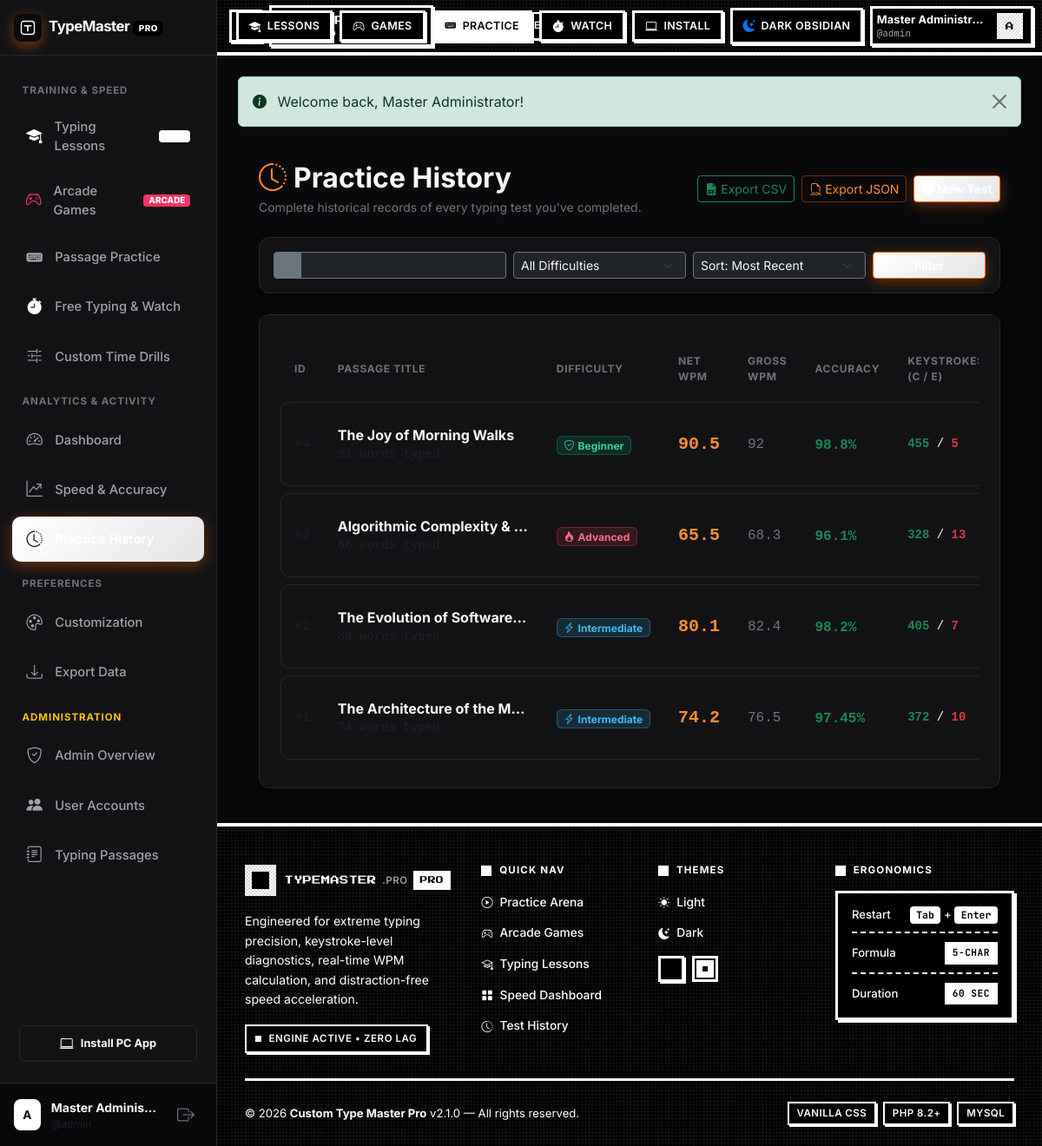
The app's page /history.php (signed in) with its own data.
### tables this page shows
CREATE TABLE `typing_results` (
  `id` INT UNSIGNED AUTO_INCREMENT PRIMARY KEY,
  `user_id` INT UNSIGNED NOT NULL,
  `passage_id` INT UNSIGNED DEFAULT NULL,
  `gross_wpm` DECIMAL(6,2) NOT NULL DEFAULT 0.00,
  `net_wpm` DECIMAL(6,2) NOT NULL DEFAULT 0.00,
  `accuracy` DECIMAL(5,2) NOT NULL DEFAULT 0.00,
  `duration_seconds` INT UNSIGNED NOT NULL DEFAULT 60,
  `elapsed_seconds` DECIMAL(6,2) NOT NULL DEFAULT 0.00,
  `words_typed` INT UNSIGNED NOT NULL DEFAULT 0,
  `total_keystrokes` INT UNSIGNED NOT NULL DEFAULT 0,
  `correct_keystrokes` INT UNSIGNED NOT NULL DEFAULT 0,
  `error_keystrokes` INT UNSIGNED NOT NULL DEFAULT 0,
  `backspace_count` INT UNSIGNED NOT NULL DEFAULT 0,
  `difficulty` ENUM('beginner', 'intermediate', 'advanced', 'custom') NOT NULL DEFAULT 'intermediate',
  `test_mode` ENUM('timed', 'passage', 'custom') NOT NULL DEFAULT 'timed',
  `created_at` TIMESTAMP DEFAULT CURRENT_TIMESTAMP,
  INDEX `idx_results_user` (`user_id`),
  INDEX `idx_results_user_date` (`user_id`, `created_at`),
  INDEX `idx_results_net_wpm` (`net_wpm`),
  INDEX `idx_results_accuracy` (`accuracy`),
  CONSTRAINT `fk_results_user` FOREIGN KEY (`user_id`) 
    REFERENCES `users` (`id`) ON DELETE CASCADE ON UPDATE CASCADE,
  CONSTRAINT `fk_results_passage` FOREIGN KEY (`passage_id`) 
    REFERENCES `typing_passages` (`id`) ON DELETE SET NULL ON UPDATE CASCADE
);

CREATE TABLE `typing_passages` (
  `id` INT UNSIGNED AUTO_INCREMENT PRIMARY KEY,
  `title` VARCHAR(150) NOT NULL,
  `content` TEXT NOT NULL,
  `difficulty` ENUM('beginner', 'intermediate', 'advanced') NOT NULL DEFAULT 'intermediate',
  `category` VARCHAR(60) NOT NULL DEFAULT 'general',
  `word_count` INT UNSIGNED NOT NULL DEFAULT 0,
  `char_count` INT UNSIGNED NOT NULL DEFAULT 0,
  `created_by` INT UNSIGNED DEFAULT NULL,
  `status` ENUM('active', 'inactive') NOT NULL DEFAULT 'active',
  `created_at` TIMESTAMP DEFAULT CURRENT_TIMESTAMP,
  INDEX `idx_difficulty` (`difficulty`),
  INDEX `idx_status` (`status`),
  INDEX `idx_category` (`category`),
  CONSTRAINT `fk_passages_author` FOREIGN KEY (`created_by`) 
    REFERENCES `users` (`id`) ON DELETE SET NULL ON UPDATE CASCADE
);

### history.php (the view, shortened to what this page needs)
<?php
require_once __DIR__ . '/includes/functions.php';
$user = current_user();
$userId = $user['id'];
$pdo = getDBConnection();
$search = trim($_GET['search'] ?? '');
$sortBy = trim($_GET['sort'] ?? 'created_at');
$sortOrder = strtoupper(trim($_GET['order'] ?? 'DESC')) === 'ASC' ? 'ASC' : 'DESC';
$page = max(1, (int)($_GET['page'] ?? 1));
$perPage = 15;
$offset = ($page - 1) * $perPage;
$allowedSort = [
    'created_at' => 'r.created_at',
    'net_wpm'    => 'r.net_wpm',
    'gross_wpm'  => 'r.gross_wpm',
    'accuracy'   => 'r.accuracy',
    'duration'   => 'r.elapsed_seconds'
];
$sortColumn = $allowedSort[$sortBy] ?? 'r.created_at';
$whereClauses = ["r.user_id = :uid"];
$params = [':uid' => $userId];
$whereSql = implode(' AND ', $whereClauses);
$results = [];
if ($pdo) {
    try {
        $dataSql = "
            SELECT r.*, p.title AS passage_title
            FROM typing_results r
            LEFT JOIN typing_passages p ON r.passage_id = p.id
            WHERE $whereSql
            ORDER BY $sortColumn $sortOrder
            LIMIT $perPage OFFSET $offset
        ";
        $dataStmt = $pdo->prepare($dataSql);
        $dataStmt->execute($params);
        $results = $dataStmt->fetchAll();
    } catch (Exception $e) {
        error_log('Error fetching history: ' . $e->getMessage());
    }
}
include __DIR__ . '/includes/header.php';
?>
<div class="container-fluid px-md-4 py-3">
  <div id="history-content-view" style="display: none;">
    <div class="d-flex flex-column flex-md-row justify-content-between align-items-md-center gap-3 mb-4">
      <div>
        <h2 class="fw-bold text-light mb-1"><i class="bi bi-clock-history text-info me-2"></i>Practice History</h2>
        <p class="text-secondary small mb-0">Complete historical records of every typing test you've completed.</p>
      </div>
      <div class="d-flex align-items-center gap-2">
        <a href="<?= BASE_URL ?>/export.php?format=csv" class="btn btn-outline-success btn-sm d-inline-flex align-items-center gap-1">
        <i class="bi bi-file-earmark-spreadsheet-fill"></i>
        <span>Export CSV</span>
      </a>
      <a href="<?= BASE_URL ?>/export.php?format=json" class="btn btn-outline-info btn-sm d-inline-flex align-items-center gap-1">
        <i class="bi bi-filetype-json"></i>
        <span>Export JSON</span>
      </a>
      <a href="<?= BASE_URL ?>/practice.php" class="btn btn-primary btn-sm d-inline-flex align-items-center gap-1 fw-bold">
        <i class="bi bi-play-circle-fill"></i>
        <span>New Test</span>
      </a>
    </div>
  </div>
  <div class="glass-card p-3 mb-4">
    <form method="GET" action="<?= BASE_URL ?>/history.php" class="row g-2 align-items-center">
      <div class="col-md-4">
        <div class="input-group input-group-sm">
          <span class="input-group-text bg-secondary border-secondary text-secondary"><i class="bi bi-search"></i></span>
          <input type="text" name="search" class="form-control bg-dark text-light border-secondary" placeholder="Search passage or difficulty..." value="<?= e($search) ?>">
        </div>
      </div>
      <div class="col-sm-6 col-md-3">
        <select name="difficulty" class="form-select form-select-sm bg-dark text-light border-secondary">
          <option value="">All Difficulties</option>
        </select>
      </div>
      <div class="col-sm-6 col-md-3">
        <select name="sort" class="form-select form-select-sm bg-dark text-light border-secondary">
          <option value="created_at" <?= ($sortBy === 'created_at') ? 'selected' : '' ?>>Sort: Most Recent</option>
        </select>
      </div>
      <div class="col-md-2 d-flex gap-2">
        <button type="submit" class="btn btn-sm btn-primary w-100 fw-semibold">Filter</button>
      </div>
    </form>
  </div>
  <div class="glass-card p-4">
    <?php if (!empty($results)): ?>
      <div class="table-responsive">
        <table class="custom-table mb-0">
          <thead>
            <tr>
              <th>ID</th>
              <th>Passage Title</th>
              <th>Difficulty</th>
              <th>Net WPM</th>
              <th>Gross WPM</th>
              <th>Accuracy</th>
              <th>Keystrokes (C / E)</th>
            </tr>
          </thead>
          <tbody>
            <?php foreach ($results as $row): ?>
              <tr>
                <td class="font-monospace text-muted small">#<?= (int)$row['id'] ?></td>
                <td>
                  <div class="fw-bold text-light text-truncate" style="max-width: 220px;" title="<?= e($row['passage_title'] ?? 'Custom Text') ?>">
                    <?= e($row['passage_title'] ?? 'Custom Text Drill') ?>
                  </div>
                  <div class="small text-muted font-monospace"><?= (int)$row['words_typed'] ?> words typed</div>
                </td>
                <td><?= get_difficulty_badge($row['difficulty']) ?></td>
                <td>
                  <span class="fw-bold text-info fs-5 font-monospace"><?= (float)$row['net_wpm'] ?></span>
                </td>
                <td class="font-monospace text-secondary"><?= (float)$row['gross_wpm'] ?></td>
                <td>
                  <span class="font-monospace fw-semibold <?= ((float)$row['accuracy'] >= 95) ? 'text-success' : 'text-warning' ?>">
                    <?= (float)$row['accuracy'] ?>%
                  </span>
                </td>
                <td class="font-monospace small">
                  <span class="text-success fw-bold"><?= (int)$row['correct_keystrokes'] ?></span> /
                  <span class="text-danger fw-bold"><?= (int)$row['error_keystrokes'] ?></span>
                </td>
              </tr>
            <?php endforeach; ?>
          </tbody>
        </table>
      </div>
    <?php endif; ?>
  </div>
  </div>
</div>
<?php include __DIR__ . '/includes/footer.php'; ?>

### includes/functions.php (shortened to what this page needs)
<?php
function e($data): string {
    return htmlspecialchars((string)($data ?? ''), ENT_QUOTES, 'UTF-8');
}
function get_difficulty_badge(string $difficulty): string {
    $difficulty = strtolower($difficulty);
    switch ($difficulty) {
        case 'beginner':
            return '<span class="badge badge-diff-beginner"><i class="bi bi-shield-check me-1"></i>Beginner</span>';
        case 'intermediate':
            return '<span class="badge badge-diff-intermediate"><i class="bi bi-lightning-charge me-1"></i>Intermediate</span>';
        case 'advanced':
            return '<span class="badge badge-diff-advanced"><i class="bi bi-fire me-1"></i>Advanced</span>';
    }
}

### records on screen
typing_results: passage.title "The Joy of Morning Walks", difficulty "beginner" (drawn), net_wpm "90.5", gross_wpm "92", accuracy "98.8", correct_keystrokes "455", error_keystrokes "5"
typing_results: passage.title "Algorithmic Complexity &…", difficulty "advanced" (drawn), net_wpm "65.5", gross_wpm "68.3", accuracy "96.1", correct_keystrokes "328", error_keystrokes "13"
typing_results: passage.title "The Evolution of Software…", difficulty "intermediate" (drawn), net_wpm "80.1", gross_wpm "82.4", accuracy "98.2", correct_keystrokes "405", error_keystrokes "7"
typing_results: passage.title "The Architecture of the M…", difficulty "intermediate" (drawn), net_wpm "74.2", gross_wpm "76.5", accuracy "97.45", correct_keystrokes "372", error_keystrokes "10"

### other values on screen
substr($currentUser['username'] ?? 'U', 0, 1) "A"
$currentUser['full_name'] "Master Adminis…"
$currentUser['username'] "admin"
$currentUser['full_name'] "Master Administr…"
substr($currentUser['username'], 0, 1) "A"
$flash['message'] "Welcome back, Master Administrator!"
APP_NAME "Custom Type Master Pro"
APP_VERSION "2.1.0"
